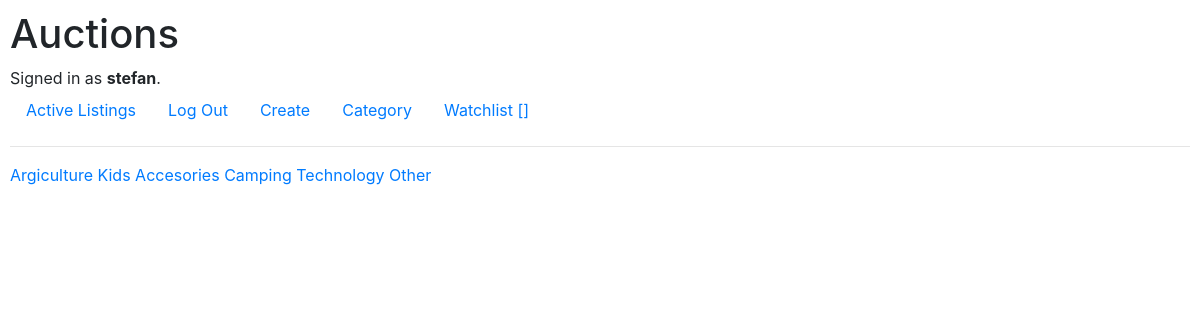
/categories/ (signed in), run on the app's committed database.
### auctions/models.py (models this page shows)
class User(AbstractUser):
    pass

class Category(models.Model):
    name = models.CharField(max_length=60)
    def __str__(self):
        return f"{self.name}"

### auctions/views.py (the view)
# urls.py: path("categories/", views.categories, name='categories'),
@login_required
def categories(request):
    categories = Category.objects.all()
    return render(request, "auctions/category.html", {
        'categories': categories,
    })

### auctions/templates/auctions/category.html (shortened to what this page needs)
{% extends "auctions/layout.html" %}
{% load static %}
{% block body %}
{% for category in categories %}
    <a href="{% url 'categories' %}">{{ category }}</a>
{% endfor %}
{% endblock %}

### auctions/templates/auctions/layout.html (shortened to what this page needs)
{% load static %}
<!DOCTYPE html>
<html lang="en">
    <head>
        <link rel="stylesheet" href="https://stackpath.bootstrapcdn.com/bootstrap/4.4.1/css/bootstrap.min.css">
        <link href="{% static 'auctions/styles.css' %}" rel="stylesheet">
    </head>
    <body>
        <h1>Auctions</h1>
        <div>
            {% if user.is_authenticated %}
                Signed in as <strong>{{ user.username }}</strong>.
            {% else %}
                Not signed in.
            {% endif %}
        </div>
        <ul class="nav">
            <li class="nav-item">
                <a class="nav-link" href="{% url 'index' %}">Active Listings</a>
            </li>
            {% if user.is_authenticated %}
                <li class="nav-item">
                    <a class="nav-link" href="{% url 'logout' %}">Log Out</a>
                </li>
                <li class="nav-item">
                    <a class="nav-link" href="{% url 'create' %}">Create</a>
                </li>
                <li class="nav-item">
                    <a class="nav-link" href="{% url 'categories' %}">Category</a>
                </li>
                <li class="nav-item">
                    <a class="nav-link" href="{% url 'watchlist' %}">Watchlist [{{ count }}]</a>
                </li>
            {% endif %}
        </ul>
        <hr>
        {% block body %}
        {% endblock %}
    </body>
</html>

### auctions/static/auctions/styles.css (style rules this page uses)
body { padding: 10px; }

### data on the page
User: username "stefan"
Category: name "Argiculture"
Category: name "Kids Accesories"
Category: name "Camping"
Category: name "Technology"
Category: name "Other"
